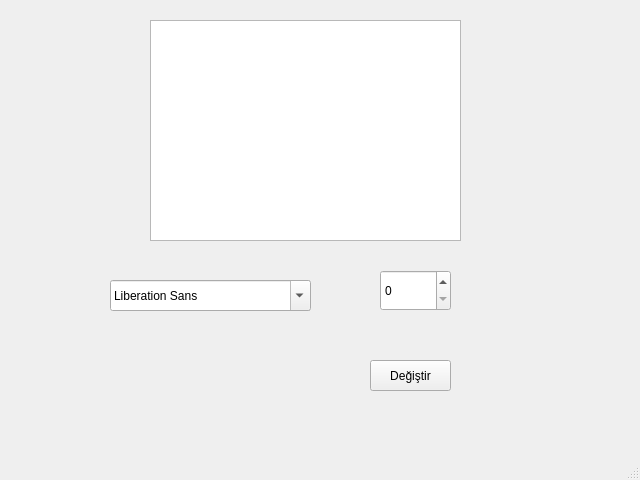
<?xml version="1.0" encoding="UTF-8"?>
<ui version="4.0">
 <class>MainWindow</class>
 <widget class="QMainWindow" name="MainWindow">
  <property name="geometry">
   <rect>
    <x>0</x>
    <y>0</y>
    <width>640</width>
    <height>480</height>
   </rect>
  </property>
  <property name="windowTitle">
   <string>MainWindow</string>
  </property>
  <widget class="QWidget" name="centralwidget">
   <widget class="QTextEdit" name="textEdit">
    <property name="geometry">
     <rect>
      <x>150</x>
      <y>20</y>
      <width>311</width>
      <height>221</height>
     </rect>
    </property>
   </widget>
   <widget class="QSpinBox" name="spinBox">
    <property name="geometry">
     <rect>
      <x>380</x>
      <y>270</y>
      <width>71</width>
      <height>41</height>
     </rect>
    </property>
   </widget>
   <widget class="QFontComboBox" name="fontComboBox">
    <property name="geometry">
     <rect>
      <x>110</x>
      <y>280</y>
      <width>201</width>
      <height>31</height>
     </rect>
    </property>
   </widget>
   <widget class="QPushButton" name="pushButton">
    <property name="geometry">
     <rect>
      <x>370</x>
      <y>360</y>
      <width>81</width>
      <height>31</height>
     </rect>
    </property>
    <property name="text">
     <string>Değiştir</string>
    </property>
   </widget>
  </widget>
  <widget class="QMenuBar" name="menubar">
   <property name="geometry">
    <rect>
     <x>0</x>
     <y>0</y>
     <width>640</width>
     <height>21</height>
    </rect>
   </property>
  </widget>
  <widget class="QStatusBar" name="statusbar"/>
 </widget>
 <resources/>
 <connections>
  <connection>
   <sender>fontComboBox</sender>
   <signal>currentFontChanged(QFont)</signal>
   <receiver>textEdit</receiver>
   <slot>setCurrentFont(QFont)</slot>
   <hints>
    <hint type="sourcelabel">
     <x>210</x>
     <y>316</y>
    </hint>
    <hint type="destinationlabel">
     <x>305</x>
     <y>151</y>
    </hint>
   </hints>
  </connection>
 </connections>
</ui>
